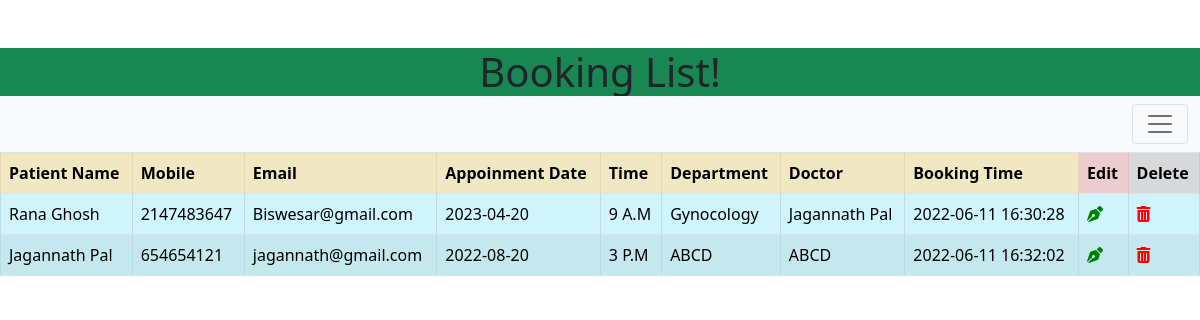
Screenshot of /admin/list_user.php with the database file from the repository.
### tables this page shows
CREATE TABLE `booking` (
  `booking_id` int(11) NOT NULL,
  `First_name` varchar(255) NOT NULL,
  `Last_name` varchar(255) NOT NULL,
  `Phone` int(11) NOT NULL,
  `Email` varchar(255) NOT NULL,
  `Date` date NOT NULL,
  `Time` enum('9 A.M','11 A.M','1 P.M','3 P.M','6 P.M') NOT NULL,
  `Department` varchar(255) NOT NULL,
  `Doctors` varchar(255) NOT NULL,
  `booking_time` datetime NOT NULL
);

### admin/list_user.php (the view, shortened to what this page needs)
<?php
    $con = mysqli_connect("localhost","root","","doctor")
or die("failed to connect mysql server" .mysqli_connect_error());
     $query = "SELECT * FROM booking";
     $result = mysqli_query($con,$query);
?>
<!DOCTYPE html>
<html>
<head>
    <link rel="stylesheet" href="../style.css">
    <link href="https://cdn.jsdelivr.net/npm/bootstrap@5.1.3/dist/css/bootstrap.min.css" rel="stylesheet">
</head>
<body>
<h1 class="fs-1 text-center bg-success my-auto mt-5">Booking List!</h1>
<nav class="navbar navbar-light bg-light ">
  <div class="container-fluid">
    <button class="navbar-toggler" type="button" data-bs-toggle="offcanvas" data-bs-target="#offcanvasNavbar" aria-controls="offcanvasNavbar">
      <span class="navbar-toggler-icon"></span>
    </button>
  </div>
</nav>
<div class="tbl-content col-12">
<table class="table table-striped table-bordered col-lg-12">
  <tr>
    <th class="table-warning">Patient Name</th>
    <th class="table-warning">Mobile</th>
    <th class="table-warning">Email</th>
    <th class="table-warning">Appoinment Date</th>
    <th class="table-warning">Time</th>
    <th class="table-warning">Department</th>
    <th class="table-warning">Doctor</th>
    <th class="table-warning">Booking Time</th>
    <th class="table-danger">Edit</th>
    <th class="table-secondary">Delete</th>
  </tr>
  <?php
          while($row= mysqli_fetch_assoc($result))
           {
            $bookid= $row['booking_id'];
            $fname= $row['First_name'];
            $lname= $row['Last_name'];
            $mob= $row['Phone'];
            $email= $row['Email'];
            $date= $row['Date'];
            $time= $row['Time'];
            $depart= $row['Department'];
            $doct= $row['Doctors'];
            $btime= $row['booking_time'];
     ?>
     <tr>
         <td class="table-info"><?php echo $fname ." ".$lname ?></td>
         <td class="table-info"><?php echo $mob ?></td>
         <td class="table-info"><?php echo $email ?></td>
         <td class="table-info"><?php echo $date ?></td>
         <td class="table-info"><?php echo $time ?></td>
         <td class="table-info"><?php echo $depart ?></td>
         <td class="table-info"><?php echo $doct ?></td>
         <td class="table-info"><?php echo $btime ?></td>
         <td class="table-info"><a style="color:Green" href="edit2.php?GetID=<?php echo $bookid ?>"><i class="fa-solid fa-pen-nib"></i></td>
         <td class="table-info"><a style="color:red" href="delete2.php?Del=<?php echo $bookid ?>"><i class="fa-solid fa-trash-can"></i></td>
    </tr>
    <?php
           }
      ?>
</table>
        </div>
</body>
</html>

### rows the page displays
booking: First_name "Rana", Last_name "Ghosh", Phone "2147483647", Email "Biswesar@gmail.com", Date "2023-04-20", Time "9 A.M", Department "Gynocology", Doctors "Jagannath Pal", booking_time "2022-06-11 16:30:28"
booking: First_name "Jagannath", Last_name "Pal", Phone "654654121", Email "jagannath@gmail.com", Date "2022-08-20", Time "3 P.M", Department "ABCD", Doctors "ABCD", booking_time "2022-06-11 16:32:02"
